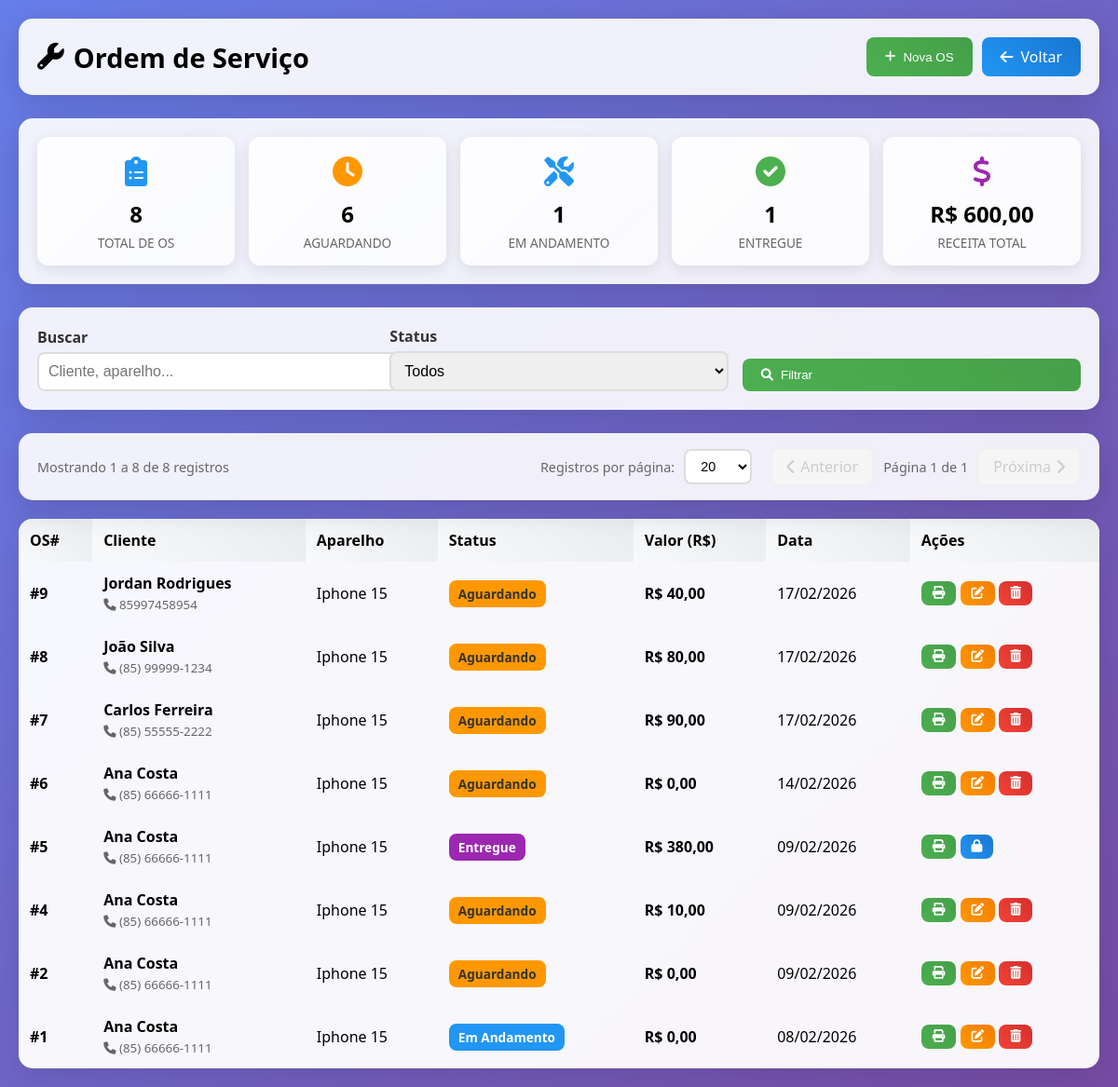
The app's page /modules/service_orders/index.php (signed in) with its own data.
### tables this page shows
CREATE TABLE `service_orders` (
  `id` int(11) NOT NULL AUTO_INCREMENT,
  `customer_id` int(11) NOT NULL,
  `entry_datetime` datetime NOT NULL DEFAULT current_timestamp(),
  `exit_datetime` datetime DEFAULT NULL,
  `user_id` int(11) NOT NULL,
  `device` varchar(200) NOT NULL,
  `device_type` varchar(50) DEFAULT 'celular',
  `problem` text NOT NULL,
  `diagnosis` text DEFAULT NULL,
  `solution` text DEFAULT NULL,
  `total_cost` decimal(10,2) DEFAULT 0.00,
  `discount` decimal(10,2) DEFAULT 0.00,
  `payment_method` enum('dinheiro','pix','cartao_credito','cartao_debito') DEFAULT NULL,
  `payment_methods` text DEFAULT NULL,
  `installments` int(11) DEFAULT 1,
  `status` enum('open','in_progress','completed','invoiced','delivered','cancelled') DEFAULT 'open',
  `technical_report` text DEFAULT NULL,
  `reported_problem` text DEFAULT NULL,
  `customer_observations` text DEFAULT NULL,
  `internal_observations` text DEFAULT NULL,
  `device_powers_on` enum('sim','nao') DEFAULT 'sim',
  `device_password` varchar(100) DEFAULT NULL,
  `password_pattern` varchar(50) DEFAULT NULL,
  `checklist_case` tinyint(1) DEFAULT 0,
  `checklist_screen_protector` tinyint(1) DEFAULT 0,
  `checklist_camera` tinyint(1) DEFAULT 0,
  `checklist_housing` tinyint(1) DEFAULT 0,
  `checklist_lens` tinyint(1) DEFAULT 0,
  `checklist_battery` tinyint(1) DEFAULT 0,
  `checklist_buttons` tinyint(1) DEFAULT 0,
  `checklist_chip_tray` tinyint(1) DEFAULT 0,
  `checklist_charger` tinyint(1) DEFAULT 0,
  `checklist_headphones` tinyint(1) DEFAULT 0,
  `technician_name` varchar(100) DEFAULT NULL,
  `assistant_name` varchar(100) DEFAULT NULL,
  `created_at` timestamp NULL DEFAULT current_timestamp(),
  `updated_at` timestamp NULL DEFAULT current_timestamp() ON UPDATE current_timestamp(),
  `warranty_expiration` date DEFAULT NULL,
  `change_amount` decimal(10,2) DEFAULT 0.00,
  `deposit_amount` decimal(10,2) DEFAULT 0.00,
  `checklist_lens_condition` varchar(100) DEFAULT NULL,
  `checklist_back_cover` varchar(200) DEFAULT NULL,
  `checklist_screen` tinyint(1) DEFAULT 0,
  `checklist_connector` tinyint(1) DEFAULT 0,
  `checklist_camera_front_back` varchar(50) DEFAULT NULL,
  `checklist_face_id` tinyint(1) DEFAULT 0,
  `checklist_sim_card` tinyint(1) DEFAULT 0,
  `warranty_period` varchar(50) DEFAULT '90 dias',
  `image` varchar(255) DEFAULT NULL,
  `attendant_name` varchar(100) DEFAULT NULL,
  PRIMARY KEY (`id`),
  KEY `customer_id` (`customer_id`),
  KEY `user_id` (`user_id`),
  CONSTRAINT `service_orders_ibfk_1` FOREIGN KEY (`customer_id`) REFERENCES `customers` (`id`),
  CONSTRAINT `service_orders_ibfk_2` FOREIGN KEY (`user_id`) REFERENCES `users` (`id`)
);

CREATE TABLE `customers` (
  `id` int(11) NOT NULL AUTO_INCREMENT,
  `name` varchar(100) NOT NULL,
  `cpf_cnpj` varchar(18) DEFAULT NULL,
  `phone` varchar(20) DEFAULT NULL,
  `birth_date` date DEFAULT NULL,
  `email` varchar(100) DEFAULT NULL,
  `address` text DEFAULT NULL,
  `neighborhood` varchar(100) DEFAULT NULL,
  `city` varchar(100) DEFAULT NULL,
  `state` varchar(2) DEFAULT NULL,
  `zipcode` varchar(10) DEFAULT NULL,
  `notes` text DEFAULT NULL,
  `created_at` timestamp NULL DEFAULT current_timestamp(),
  `updated_at` timestamp NULL DEFAULT current_timestamp() ON UPDATE current_timestamp(),
  `deleted_at` timestamp NULL DEFAULT NULL COMMENT 'Data de deleção (soft delete)',
  PRIMARY KEY (`id`),
  KEY `idx_deleted_at` (`deleted_at`)
);

### config/app.php (called while the page is built, shortened)
<?php
function formatMoney($value) {
    return 'R$ ' . number_format($value, 2, ',', '.');
}
?>

### config/permissions.php (called while the page is built, shortened)
<?php
$PERMISSIONS = [
    'admin' => [
        'pdv' => ['view', 'create', 'edit', 'delete'],
        'service_orders' => ['view', 'create', 'edit', 'delete'],
        'products' => ['view', 'create', 'edit', 'delete'],
        'customers' => ['view', 'create', 'edit', 'delete'],
        'expenses' => ['view', 'create', 'edit', 'delete'],
        'cashflow' => ['view', 'create', 'edit', 'delete'],
        'accounts_receivable' => ['view', 'create', 'edit', 'delete'],
        'reports' => ['view'],
        'users' => ['view', 'create', 'edit', 'delete'],
    ],
    'manager' => [
        'pdv' => ['view', 'create', 'edit'],
        'service_orders' => ['view', 'create', 'edit'],
        'products' => ['view', 'create', 'edit'],
        'customers' => ['view', 'create', 'edit'],
        'cashflow' => ['view', 'create'],
        'accounts_receivable' => ['view', 'create', 'edit'],
        'reports' => ['view'],
    ],
    'seller' => [
        'pdv' => ['view', 'create', 'edit', 'delete'],
        'service_orders' => ['view', 'create', 'edit'],
        'products' => ['view', 'create'],
        'customers' => ['view', 'create', 'edit'],
    ]
];
function hasPermission($module, $action = 'view') {
    global $PERMISSIONS;
    $role = $_SESSION['user_role'];
    if ($role === 'admin') {
        return true;
    }
    return in_array($action, $PERMISSIONS[$role][$module]);
}

### modules/service_orders/index.php (the view, shortened to what this page needs)
<?php
require_once('../../config/database.php');
require_once('../../config/app.php');
$conn = $database->getConnection();
$search = $_GET['search'] ?? '';
$filter_status = $_GET['status'] ?? '';
$where = "WHERE 1=1";
$params = [];
$page = isset($_GET['page']) ? max(1, (int)$_GET['page']) : 1;
$perPage = isset($_GET['per_page']) ? (int)$_GET['per_page'] : 20;
$allowedPerPage = [10, 20, 30, 50, 100];
$offset = ($page - 1) * $perPage;
$stmtCount = $conn->prepare("
    SELECT COUNT(*) as total
    FROM service_orders so
    LEFT JOIN customers c ON so.customer_id = c.id
    $where
");
$stmtCount->execute($params);
$totalRecords = $stmtCount->fetch(PDO::FETCH_ASSOC)['total'];
$totalPages = ceil($totalRecords / $perPage);
$paramsWithPagination = array_merge($params, [$perPage, $offset]);
$stmt = $conn->prepare("
    SELECT so.*, c.name as customer_name, c.phone as customer_phone
    FROM service_orders so
    LEFT JOIN customers c ON so.customer_id = c.id AND c.deleted_at IS NULL
    $where
    ORDER BY so.id DESC
    LIMIT ? OFFSET ?
");
$stmt->execute($paramsWithPagination);
$orders = $stmt->fetchAll(PDO::FETCH_ASSOC);
$stats = $conn->query("
    SELECT
        COUNT(*) as total_orders,
        COUNT(CASE WHEN status = 'open' THEN 1 END) as awaiting,
        COUNT(CASE WHEN status = 'in_progress' THEN 1 END) as in_progress,
        COUNT(CASE WHEN status = 'completed' THEN 1 END) as completed,
        COUNT(CASE WHEN status = 'invoiced' THEN 1 END) as invoiced,
        COUNT(CASE WHEN status = 'delivered' THEN 1 END) as delivered,
        COALESCE(SUM(total_cost), 0) as total_revenue
    FROM service_orders
")->fetch(PDO::FETCH_ASSOC);
function traduzirStatus($status) {
    $map = [
        'open' => 'Aguardando',
        'in_progress' => 'Em Andamento',
        'completed' => 'Concluído',
        'invoiced' => 'Faturada',
        'delivered' => 'Entregue',
        'cancelled' => 'Cancelado'
    ];
    return $map[$status] ?? ucfirst($status);
}
?>
<!DOCTYPE html>
<html lang="pt-BR">
<head>
<link href="https://cdnjs.cloudflare.com/ajax/libs/font-awesome/6.0.0/css/all.min.css" rel="stylesheet">
</head>
<body>
<div class="container">
    <div class="header">
        <h1><i class="fas fa-wrench"></i> Ordem de Serviço</h1>
        <div style="display:flex;gap:10px;flex-wrap:wrap;">
            <button class="btn btn-primary" onclick="openModal('createModal')"><i class="fas fa-plus"></i> Nova OS</button>
            <a href="../../index.php" class="btn btn-secondary"><i class="fas fa-arrow-left"></i> Voltar</a>
        </div>
    </div>
    <div class="stats-box">
        <div class="stats-grid">
            <div class="stat-card blue">
                <div class="icon"><i class="fas fa-clipboard-list"></i></div>
                <div class="value"><?= $stats['total_orders'] ?></div>
                <div class="label">Total de OS</div>
            </div>
            <div class="stat-card orange">
                <div class="icon"><i class="fas fa-clock"></i></div>
                <div class="value"><?= $stats['awaiting'] ?></div>
                <div class="label">Aguardando</div>
            </div>
            <div class="stat-card blue">
                <div class="icon"><i class="fas fa-tools"></i></div>
                <div class="value"><?= $stats['in_progress'] ?></div>
                <div class="label">Em Andamento</div>
            </div>
            <div class="stat-card green">
                <div class="icon"><i class="fas fa-check-circle"></i></div>
                <div class="value"><?= $stats['delivered'] ?></div>
                <div class="label">Entregue</div>
            </div>
            <div class="stat-card purple">
                <div class="icon"><i class="fas fa-dollar-sign"></i></div>
                <div class="value"><?= formatMoney($stats['total_revenue']) ?></div>
                <div class="label">Receita Total</div>
            </div>
        </div>
    </div>
    <div class="search-box">
        <form method="GET">
            <div class="filter-box">
                <div class="form-group">
                    <label>Buscar</label>
                    <input type="text" name="search" value="<?= htmlspecialchars($search) ?>" class="form-control" placeholder="Cliente, aparelho...">
                </div>
                <div class="form-group">
                    <label>Status</label>
                    <select name="status" class="form-control">
                        <option value="">Todos</option>
                    </select>
                </div>
                <div class="form-group">
                    <button type="submit" class="btn btn-primary" style="width:100%;"><i class="fas fa-search"></i> Filtrar</button>
                </div>
            </div>
        </form>
    </div>
    <div class="pagination-container">
        <div class="pagination-info">
            Mostrando <?= min($offset + 1, $totalRecords) ?> a <?= min($offset + $perPage, $totalRecords) ?> de <?= $totalRecords ?> registros
        </div>
        <div class="pagination-controls">
            <div class="per-page-selector">
                <label>Registros por página:</label>
                <select onchange="changePerPage(this.value)">
                    <?php foreach($allowedPerPage as $option): ?>
                        <option value="<?= $option ?>" <?= $perPage == $option ? 'selected' : '' ?>><?= $option ?></option>
                    <?php endforeach; ?>
                </select>
            </div>
            <div class="pagination-buttons">
                <?php if($page > 1): ?>
                    <a href="?page=<?= $page - 1 ?>&per_page=<?= $perPage ?><?= !empty($search) ? '&search=' . urlencode($search) : '' ?><?= !empty($filter_status) ? '&status=' . urlencode($filter_status) : '' ?>" class="pagination-btn">
                        <i class="fas fa-chevron-left"></i> Anterior
                    </a>
                <?php else: ?>
                    <span class="pagination-btn disabled"><i class="fas fa-chevron-left"></i> Anterior</span>
                <?php endif; ?>
                <span class="page-info">Página <?= $page ?> de <?= max(1, $totalPages) ?></span>
                <?php if($page < $totalPages): ?>
                    <a href="?page=<?= $page + 1 ?>&per_page=<?= $perPage ?><?= !empty($search) ? '&search=' . urlencode($search) : '' ?><?= !empty($filter_status) ? '&status=' . urlencode($filter_status) : '' ?>" class="pagination-btn">
                        Próxima <i class="fas fa-chevron-right"></i>
                    </a>
                <?php else: ?>
                    <span class="pagination-btn disabled">Próxima <i class="fas fa-chevron-right"></i></span>
                <?php endif; ?>
            </div>
        </div>
    </div>
    <table class="table">
        <thead>
            <tr>
                <th>OS#</th>
                <th>Cliente</th>
                <th>Aparelho</th>
                <th>Status</th>
                <th>Valor (R$)</th>
                <th>Data</th>
                <th>Ações</th>
            </tr>
        </thead>
        <tbody>
            <?php if(empty($orders)): ?>
                <tr><td colspan="7" class="empty">Nenhuma ordem de serviço cadastrada.</td></tr>
            <?php else: foreach($orders as $row): ?>
            <tr>
                <td><strong>#<?= $row['id'] ?></strong></td>
                <td>
                    <strong><?= htmlspecialchars($row['customer_name'] ?? 'N/A') ?></strong>
                    <?php if(!empty($row['customer_phone'])): ?>
                        <br><small style="color:#666;"><i class="fas fa-phone"></i> <?= htmlspecialchars($row['customer_phone']) ?></small>
                    <?php endif; ?>
                </td>
                <td><?= htmlspecialchars($row['device']) ?></td>
                <td><span class="badge <?= $row['status'] ?>"><?= traduzirStatus($row['status']) ?></span></td>
                <td><strong><?= formatMoney($row['total_cost']) ?></strong></td>
                <td><?= date('d/m/Y', strtotime($row['entry_datetime'])) ?></td>
                <td>
                    <button class="btn btn-primary btn-sm" onclick='printServiceOrder(<?= json_encode($row) ?>)' title="Imprimir">
                        <i class="fas fa-print"></i>
                    </button>
                    <?php if ($row['status'] !== 'delivered'): ?>
                        <?php if (hasPermission('service_orders', 'edit')): ?>
                        <button class="btn btn-warning btn-sm" onclick='openEditModal(<?= json_encode($row) ?>)' title="Editar">
                            <i class="fas fa-edit"></i>
                        </button>
                        <?php endif; ?>
                        <?php if (hasPermission('service_orders', 'delete')): ?>
                        <form method="POST" onsubmit="return confirm('Excluir esta OS?');" style="display:inline;">
                            <button type="submit" class="btn btn-danger btn-sm" title="Excluir"><i class="fas fa-trash-alt"></i></button>
                        </form>
                        <?php endif; ?>
                    <?php else: ?>
                    <button class="btn btn-secondary btn-sm" onclick="openUnlockModal(<?= $row['id'] ?>)" title="Desbloquear OS (requer admin)">
                        <i class="fas fa-lock"></i>
                    </button>
                    <?php endif; ?>
                </td>
            </tr>
            <?php endforeach; endif; ?>
        </tbody>
    </table>
</div>
</body>
</html>

### records on screen
service_orders: id "9", customer.name "Jordan Rodrigues", customer.phone "85997458954", device "Iphone 15", status "Aguardando", total_cost "R$ 40,00", entry_datetime "17/02/2026"
service_orders: id "8", customer.name "João Silva", customer.phone "(85) 99999-1234", device "Iphone 15", status "Aguardando", total_cost "R$ 80,00", entry_datetime "17/02/2026"
service_orders: id "7", customer.name "Carlos Ferreira", customer.phone "(85) 55555-2222", device "Iphone 15", status "Aguardando", total_cost "R$ 90,00", entry_datetime "17/02/2026"
service_orders: id "6", customer.name "Ana Costa", customer.phone "(85) 66666-1111", device "Iphone 15", status "Aguardando", total_cost "R$ 0,00", entry_datetime "14/02/2026"
service_orders: id "5", customer.name "Ana Costa", customer.phone "(85) 66666-1111", device "Iphone 15", status "Entregue", total_cost "R$ 380,00", entry_datetime "09/02/2026"
service_orders: id "4", customer.name "Ana Costa", customer.phone "(85) 66666-1111", device "Iphone 15", status "Aguardando", total_cost "R$ 10,00", entry_datetime "09/02/2026"
service_orders: id "2", customer.name "Ana Costa", customer.phone "(85) 66666-1111", device "Iphone 15", status "Aguardando", total_cost "R$ 0,00", entry_datetime "09/02/2026"
service_orders: id "1", customer.name "Ana Costa", customer.phone "(85) 66666-1111", device "Iphone 15", status "Em Andamento", total_cost "R$ 0,00", entry_datetime "08/02/2026"

### other values on screen
$stats['total_orders'] "8"
$stats['awaiting'] "6"
$stats['in_progress'] "1"
$stats['delivered'] "1"
formatMoney($stats['total_revenue']) "R$ 600,00"
min($offset + 1, $totalRecords) "1"
min($offset + $perPage, $totalRecords) "8"
$totalRecords "8"
$page "1"
max(1, $totalPages) "1"
form field value "20"
